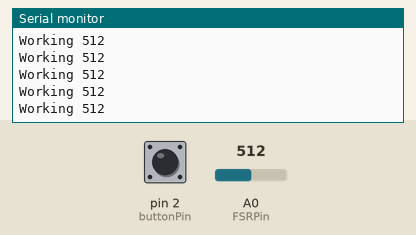
Recording of a sketch running on a simulated Arduino Uno, built with avr-gcc and run on an emulated ATmega328P. On the bench: the last lines printed to the serial monitor. The inputs (shaded band) are chosen by the test bench; at power-on: A0 (FSRPin) = 512, pin 2 (buttonPin) LOW.

Above: at 1.2 s.
1.3 s: A0 (FSRPin) set to 989
At 1.9 s:
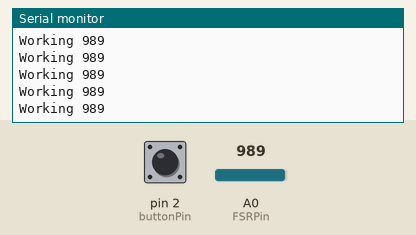
2.8 s: A0 (FSRPin) set to 1017
At 3.3 s:
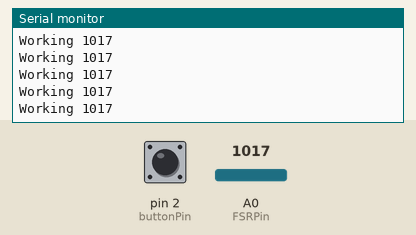
Timing chart, 0 to 5.8 s (numbered marks = the images above; inputs shaded):
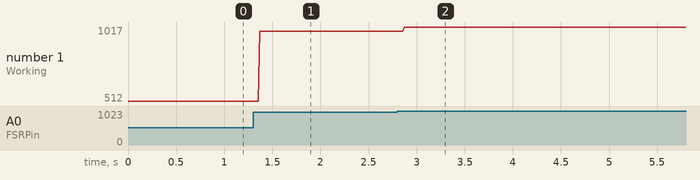

The sketch:

Force_Sensitive_Resistor_Code.ino
```cpp
//pitch shifter test 2

//Buzzer
#define buzzer 9
//Button
#define buttonPin 2

//Force sensitive resistor (aka FSR)
#define FSRPin A0

//Music loop
bool isBuzzing = false;

//music tone
int currentTone = 100;

int pressure = 0;
//Variable to read the pressure
int pressureReading = abs(pressure);

//Sets pressures
int noPressure = 0;
//
int lightPressure = 100;
//
int mediumPressure = 300;
//
int highPressure = 500;

//Modes
int mode = 0; //1,2,3; 0==off

// distance and music duration variables will change:
int duration, cm;

//Sets the pins
void setup() {
  Serial.begin(9600);
  // Sets pins
  pinMode(buttonPin, INPUT);
  pinMode(FSRPin, INPUT);
  pinMode(buzzer, OUTPUT);

}

//Sets the voids
void loop() {
  Serial.println(pressureReading);
  pressureReading =  analogRead(FSRPin);
  chooseMode();
  selectMode();
}
void chooseMode() {
  //  Changes mode each time the mode button is pressed
  //Goes from mode 0(reset) to mode 1
  if (digitalRead(buttonPin) == HIGH) {
    if (mode == 0) {
      mode = 1;
      delay(100);
    }
    //Goes from mode 1 (live) to mode 2(record)
    else if (mode == 1) {
      mode = 0;
      delay(100);
    }
  }

}
void selectMode()
{
  //  Sets the void used in the modes
  if (mode == 0) {
    reset();
  }
  else if (mode == 1) {
    checkTone();
    checkPressure();
  }
}

void reset()
//Stops the music loop and sensor to work
{
  if ( pressureReading >= 0) {
    noTone(buzzer);
    isBuzzing = false;
    Serial.print("Working ");
  }
}
//Sets tone
void checkTone() {
  if (digitalRead(buttonPin) == HIGH) {
    currentTone += 100;

    if (currentTone >= 1200) {
      currentTone = 50;
    }
  }
}
//Check pressure
void checkPressure() {
  //Duration depends on FSR pin input
  //Converts distance to music duration
  //Converts tone depending on the pressure applied
  currentTone = pressureReading * 5;
  //changes pitch based on pressure
  if ( pressureReading >= noPressure && pressureReading <= lightPressure) {
    // Buzz
    tone(buzzer, currentTone);
    isBuzzing = true;
  } else if (pressureReading >= lightPressure && pressureReading <= mediumPressure) {
    // Buzz
    tone(buzzer, currentTone);
    isBuzzing = true;

  } else if (pressureReading >= mediumPressure && pressureReading <= highPressure) {
    // Buzz
    tone(buzzer, currentTone);
    isBuzzing = true;
  }
  else { // Don't buzz
    noTone(buzzer);
    isBuzzing = false;

  }

  // Print the pressure
  Serial.print("Pressure: ");
  Serial.print(pressureReading);
  Serial.print("weight");
  Serial.println();

  delay(200);

}
```

Measured:
- after the input at 1.3 s, the serial monitor: prints a new line after 0.07 s (image 1)
- after the input at 2.8 s, the serial monitor: prints a new line after 0.07 s (image 2)
- plotted number 1: 512 → 989 after the input at 1.3 s, 989 → 1017 after the input at 2.8 s
